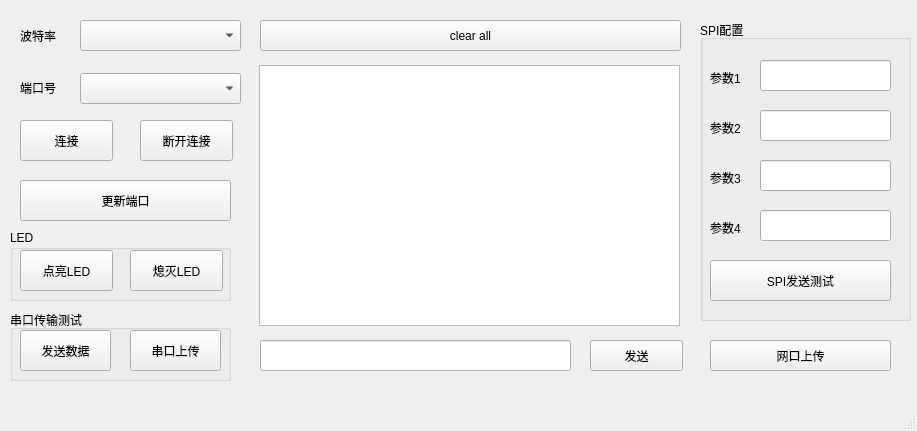
<?xml version="1.0" encoding="UTF-8"?>
<ui version="4.0">
 <class>MainWindow</class>
 <widget class="QMainWindow" name="MainWindow">
  <property name="geometry">
   <rect>
    <x>0</x>
    <y>0</y>
    <width>917</width>
    <height>431</height>
   </rect>
  </property>
  <property name="windowTitle">
   <string>MainWindow</string>
  </property>
  <widget class="QWidget" name="centralwidget">
   <widget class="QPushButton" name="Connect">
    <property name="geometry">
     <rect>
      <x>20</x>
      <y>120</y>
      <width>93</width>
      <height>41</height>
     </rect>
    </property>
    <property name="text">
     <string>连接</string>
    </property>
   </widget>
   <widget class="QPushButton" name="Disconnect">
    <property name="geometry">
     <rect>
      <x>140</x>
      <y>120</y>
      <width>93</width>
      <height>41</height>
     </rect>
    </property>
    <property name="text">
     <string>断开连接</string>
    </property>
   </widget>
   <widget class="QComboBox" name="Ports">
    <property name="geometry">
     <rect>
      <x>80</x>
      <y>73</y>
      <width>161</width>
      <height>31</height>
     </rect>
    </property>
    <property name="minimumSize">
     <size>
      <width>0</width>
      <height>24</height>
     </size>
    </property>
   </widget>
   <widget class="QTextBrowser" name="textBrowser">
    <property name="geometry">
     <rect>
      <x>259</x>
      <y>65</y>
      <width>421</width>
      <height>261</height>
     </rect>
    </property>
    <property name="undoRedoEnabled">
     <bool>false</bool>
    </property>
    <property name="lineWrapMode">
     <enum>QTextEdit::WidgetWidth</enum>
    </property>
   </widget>
   <widget class="QLabel" name="BaudRateLab">
    <property name="geometry">
     <rect>
      <x>20</x>
      <y>20</y>
      <width>71</width>
      <height>31</height>
     </rect>
    </property>
    <property name="text">
     <string>波特率</string>
    </property>
   </widget>
   <widget class="QPushButton" name="Clear">
    <property name="geometry">
     <rect>
      <x>260</x>
      <y>20</y>
      <width>421</width>
      <height>31</height>
     </rect>
    </property>
    <property name="text">
     <string>clear all</string>
    </property>
   </widget>
   <widget class="QLabel" name="label_8">
    <property name="geometry">
     <rect>
      <x>20</x>
      <y>80</y>
      <width>61</width>
      <height>16</height>
     </rect>
    </property>
    <property name="text">
     <string>端口号</string>
    </property>
   </widget>
   <widget class="QLineEdit" name="lineEdit">
    <property name="geometry">
     <rect>
      <x>260</x>
      <y>340</y>
      <width>311</width>
      <height>31</height>
     </rect>
    </property>
   </widget>
   <widget class="QPushButton" name="RefreshPorts">
    <property name="geometry">
     <rect>
      <x>20</x>
      <y>180</y>
      <width>211</width>
      <height>41</height>
     </rect>
    </property>
    <property name="text">
     <string>更新端口</string>
    </property>
   </widget>
   <widget class="QPushButton" name="Send">
    <property name="geometry">
     <rect>
      <x>590</x>
      <y>340</y>
      <width>93</width>
      <height>31</height>
     </rect>
    </property>
    <property name="text">
     <string>发送</string>
    </property>
   </widget>
   <widget class="QComboBox" name="BaudRate">
    <property name="geometry">
     <rect>
      <x>80</x>
      <y>20</y>
      <width>161</width>
      <height>31</height>
     </rect>
    </property>
   </widget>
   <widget class="QPushButton" name="pB_LightOn">
    <property name="geometry">
     <rect>
      <x>20</x>
      <y>250</y>
      <width>93</width>
      <height>41</height>
     </rect>
    </property>
    <property name="text">
     <string>点亮LED</string>
    </property>
   </widget>
   <widget class="QGroupBox" name="groupBox">
    <property name="geometry">
     <rect>
      <x>10</x>
      <y>230</y>
      <width>221</width>
      <height>71</height>
     </rect>
    </property>
    <property name="title">
     <string>LED</string>
    </property>
    <widget class="QPushButton" name="pB_LightOff">
     <property name="geometry">
      <rect>
       <x>120</x>
       <y>20</y>
       <width>93</width>
       <height>41</height>
      </rect>
     </property>
     <property name="text">
      <string>熄灭LED</string>
     </property>
    </widget>
   </widget>
   <widget class="QGroupBox" name="groupBox_2">
    <property name="geometry">
     <rect>
      <x>700</x>
      <y>20</y>
      <width>211</width>
      <height>301</height>
     </rect>
    </property>
    <property name="title">
     <string>SPI配置</string>
    </property>
    <widget class="QLabel" name="label">
     <property name="geometry">
      <rect>
       <x>10</x>
       <y>50</y>
       <width>72</width>
       <height>15</height>
      </rect>
     </property>
     <property name="text">
      <string>参数1</string>
     </property>
    </widget>
    <widget class="QLabel" name="label_2">
     <property name="geometry">
      <rect>
       <x>10</x>
       <y>100</y>
       <width>72</width>
       <height>15</height>
      </rect>
     </property>
     <property name="text">
      <string>参数2</string>
     </property>
    </widget>
    <widget class="QLabel" name="label_3">
     <property name="geometry">
      <rect>
       <x>10</x>
       <y>150</y>
       <width>72</width>
       <height>15</height>
      </rect>
     </property>
     <property name="text">
      <string>参数3</string>
     </property>
    </widget>
    <widget class="QLineEdit" name="lb_param1">
     <property name="geometry">
      <rect>
       <x>60</x>
       <y>40</y>
       <width>131</width>
       <height>31</height>
      </rect>
     </property>
    </widget>
    <widget class="QLineEdit" name="lb_param2">
     <property name="geometry">
      <rect>
       <x>60</x>
       <y>90</y>
       <width>131</width>
       <height>31</height>
      </rect>
     </property>
    </widget>
    <widget class="QLineEdit" name="lb_param3">
     <property name="geometry">
      <rect>
       <x>60</x>
       <y>140</y>
       <width>131</width>
       <height>31</height>
      </rect>
     </property>
    </widget>
    <widget class="QLineEdit" name="lb_param4">
     <property name="geometry">
      <rect>
       <x>60</x>
       <y>190</y>
       <width>131</width>
       <height>31</height>
      </rect>
     </property>
    </widget>
    <widget class="QLabel" name="label_4">
     <property name="geometry">
      <rect>
       <x>10</x>
       <y>200</y>
       <width>72</width>
       <height>15</height>
      </rect>
     </property>
     <property name="text">
      <string>参数4</string>
     </property>
    </widget>
    <widget class="QPushButton" name="pB_SpiTest">
     <property name="geometry">
      <rect>
       <x>10</x>
       <y>240</y>
       <width>181</width>
       <height>41</height>
      </rect>
     </property>
     <property name="text">
      <string>SPI发送测试</string>
     </property>
    </widget>
   </widget>
   <widget class="QGroupBox" name="groupBox_3">
    <property name="geometry">
     <rect>
      <x>10</x>
      <y>310</y>
      <width>221</width>
      <height>71</height>
     </rect>
    </property>
    <property name="title">
     <string>串口传输测试</string>
    </property>
    <widget class="QPushButton" name="pB_Trigger">
     <property name="geometry">
      <rect>
       <x>10</x>
       <y>20</y>
       <width>91</width>
       <height>41</height>
      </rect>
     </property>
     <property name="text">
      <string>发送数据</string>
     </property>
    </widget>
    <widget class="QPushButton" name="pB_Upload">
     <property name="geometry">
      <rect>
       <x>120</x>
       <y>20</y>
       <width>91</width>
       <height>41</height>
      </rect>
     </property>
     <property name="text">
      <string>串口上传</string>
     </property>
    </widget>
   </widget>
   <widget class="QPushButton" name="pB_Upload_eth">
    <property name="geometry">
     <rect>
      <x>710</x>
      <y>340</y>
      <width>181</width>
      <height>31</height>
     </rect>
    </property>
    <property name="text">
     <string>网口上传</string>
    </property>
   </widget>
   <zorder>groupBox</zorder>
   <zorder>groupBox_2</zorder>
   <zorder>Connect</zorder>
   <zorder>Disconnect</zorder>
   <zorder>Ports</zorder>
   <zorder>textBrowser</zorder>
   <zorder>BaudRateLab</zorder>
   <zorder>Clear</zorder>
   <zorder>label_8</zorder>
   <zorder>lineEdit</zorder>
   <zorder>RefreshPorts</zorder>
   <zorder>Send</zorder>
   <zorder>BaudRate</zorder>
   <zorder>pB_LightOn</zorder>
   <zorder>groupBox_3</zorder>
   <zorder>pB_Upload_eth</zorder>
  </widget>
  <widget class="QMenuBar" name="menubar">
   <property name="geometry">
    <rect>
     <x>0</x>
     <y>0</y>
     <width>917</width>
     <height>26</height>
    </rect>
   </property>
  </widget>
  <widget class="QStatusBar" name="statusbar"/>
 </widget>
 <resources/>
 <connections/>
</ui>
